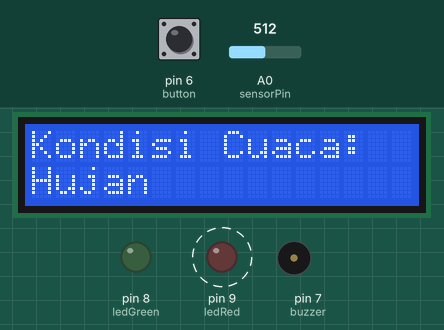
This sketch was run on a simulated Arduino Uno, built with avr-gcc and run on an emulated ATmega328P. Shown: 16×2 character LCD, output pins drawn as LEDs (lit = HIGH), buzzer (waves = sounding). Dashed ring = blinking. Inputs (shaded band) come from the test bench; at power-on: A0 (sensorPin) = 512, pin 6 (button) LOW. What the sketch prints to the serial monitor is not drawn.

Above: at 2.6 s.
2.7 s: A0 (sensorPin) set to 790
At 3.5 s:
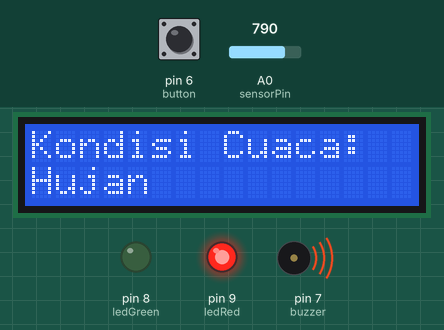
7.7 s: A0 (sensorPin) set to 815
At 9.7 s:
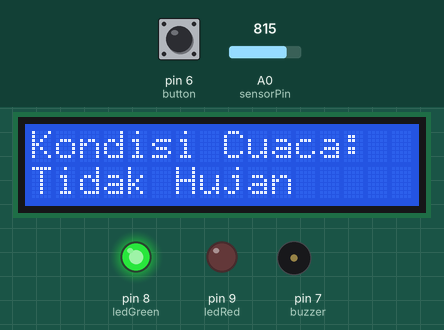
12.7 s: A0 (sensorPin) set to 716
At 14.7 s:
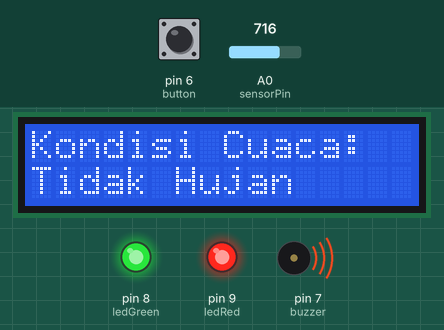
Timing chart, 0 to 23.7 s (numbered marks = the images above; inputs shaded):
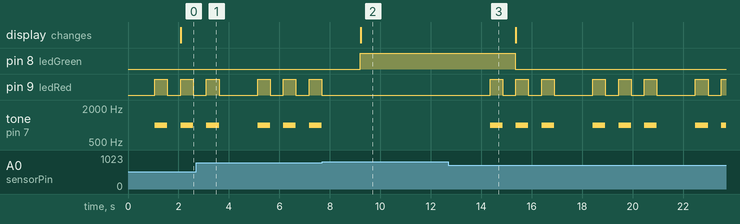

Measured:
- the behaviour switches between 800 and 801 on A0 (sensorPin) (found by bisection; images 1 and 2)
- after the input at 7.7 s, pin 8 (ledGreen): LOW → HIGH after 1.5 s; pin 9 (ledRed): stops changing and stays LOW; tone on pin 7 (buzzer): stops changing and stays silent; the display: changes after 1.5 s (image 2)
- after the input at 12.7 s, pin 8 (ledGreen): HIGH → LOW after 2.6 s; pin 9 (ledRed): LOW → HIGH after 1.6 s, then repeats every 4.1 s: 2 × (LOW 0.52 s, HIGH 0.50 s), LOW 1.5 s, HIGH 0.50 s; tone on pin 7 (buzzer): silent → 1000 Hz after 1.6 s, then repeats every 4.1 s: 2 × (silent 0.52 s, 1000 Hz 0.50 s), silent 1.5 s, 1000 Hz 0.50 s
- by itself, tone on pin 7 (buzzer): plays 1000 Hz for 0.50 s, 1000 Hz for 0.50 s, 1000 Hz for 0.50 s, 1000 Hz for 0.50 s

The sketch:

Sensor_Hujan.ino
```cpp
#include <LiquidCrystal_I2C.h> // led display
const int col = 16;
const int row = 2;
LiquidCrystal_I2C lcd(0x27, col, row);

int sensorPin = A0;
int buzzer = 7;
int ledGreen = 8;
int ledRed = 9;

int button = 6;

void setup() {
  // put your setup code here, to run once:
  Serial.begin(9600);
  pinMode(buzzer, OUTPUT);
  pinMode(ledGreen, OUTPUT);
  pinMode(ledRed, OUTPUT);
  pinMode(sensorPin, INPUT);
  lcd.init();
  lcd.backlight();
  pinMode(button, INPUT);
}

void loop() {
  // put your main code here, to run repeatedly:
  int buttonState = digitalRead(button);
  int nilaiSensor = analogRead(sensorPin);
  Serial.println(nilaiSensor);
  delay(1000);

  if (nilaiSensor <= 800){
    for (int i = 0; i < 3; i++) {
      tone(buzzer, 1000);
      digitalWrite(ledRed, HIGH);
      delay(500);
      noTone(buzzer);
      digitalWrite(ledRed, LOW);
      delay(500);
      digitalWrite(ledGreen, LOW);
      lcd.clear();
      lcd.setCursor(0, 0);
      lcd.print("Kondisi Cuaca: ");
      lcd.setCursor(0, 1);
      lcd.print("Hujan");
    }
  }
  else{
    noTone(buzzer);
    digitalWrite(ledGreen, HIGH);
    digitalWrite(ledRed, LOW);
    lcd.clear();
    lcd.setCursor(0, 0);
    lcd.print("Kondisi Cuaca: ");
    lcd.setCursor(0, 1);
    lcd.print("Tidak Hujan");
  }
}
```
